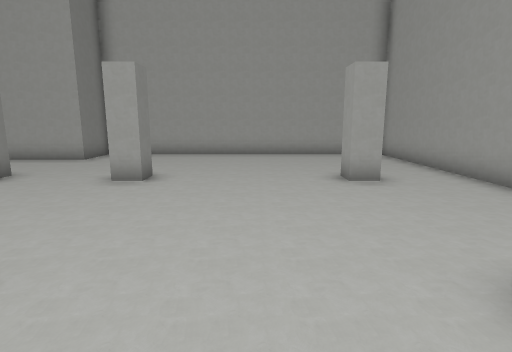
[1] (above)

12 first-person views from a walk through a Unity game level. The camera is 1.4 m above the floor, tilts 10° down and sees 80° across. The floor is counted in squares, 1 m on a side. Each view is taken from the middle of a square. On the plan, view 1 faces up. The plan holds only what a view shows up to about 14 squares ahead; the rest is blank. The player is left out. Some animated figures are not drawn.

[2]
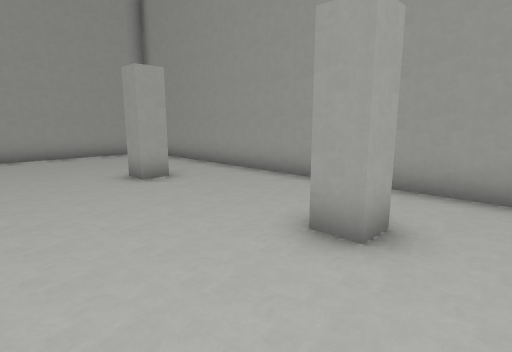

[3]
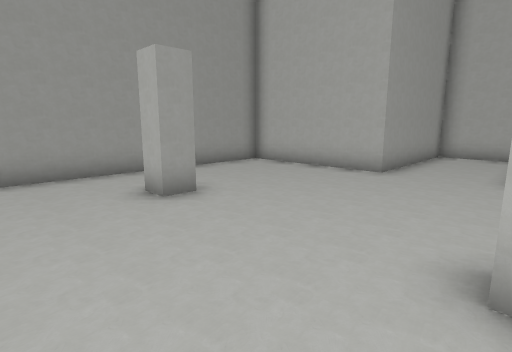

[4]
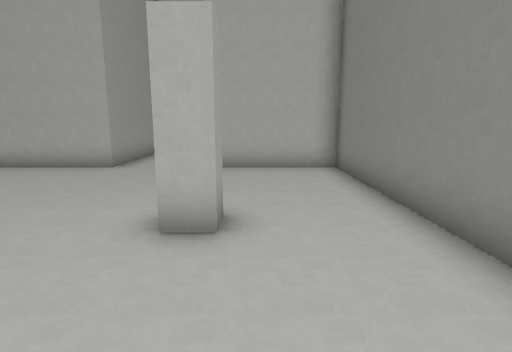

[5]
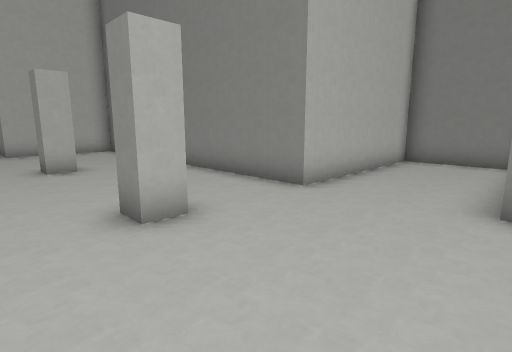

[6]
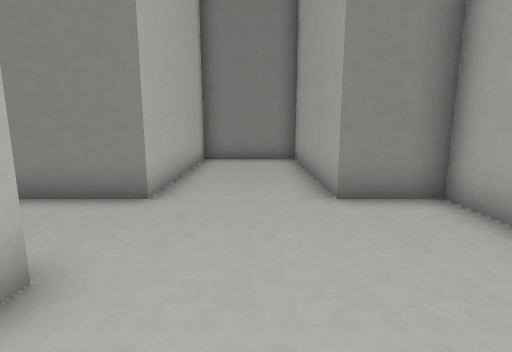

[7]
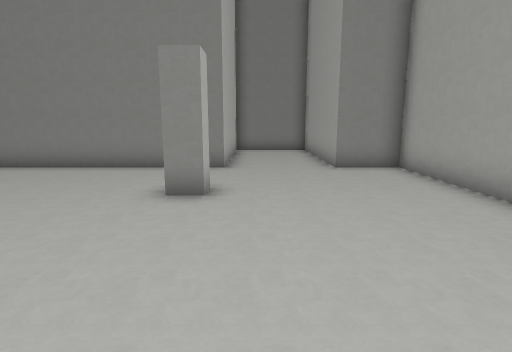

[8]
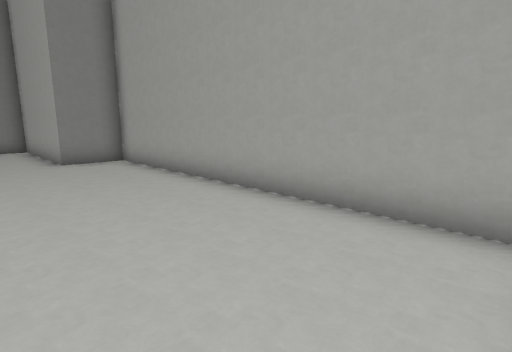

[9]
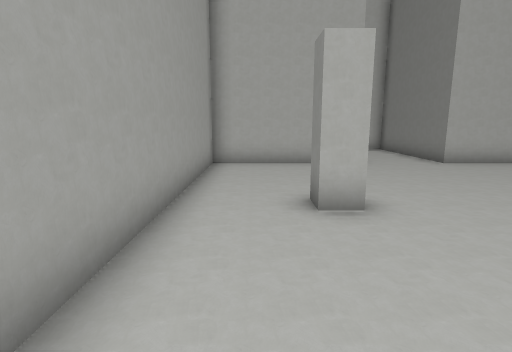

[10]
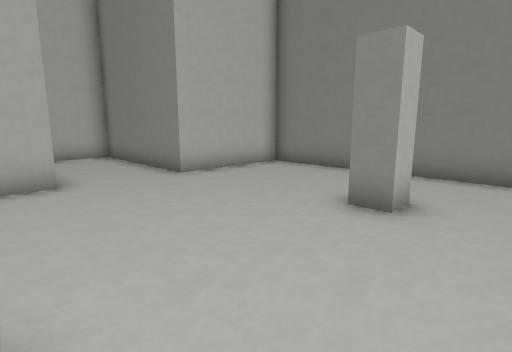

[11]
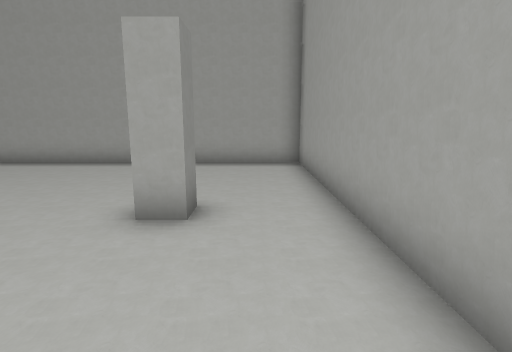

[12]
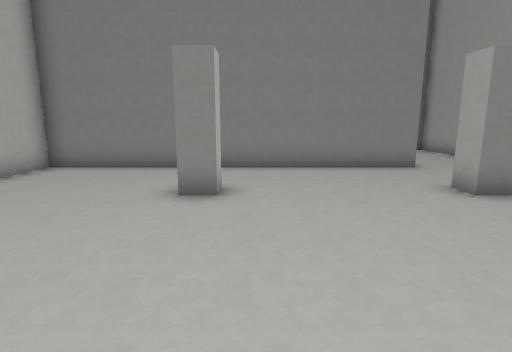

### Floor plan
Points are (right, up) in squares from view 1. A wall is a line through its corners. A room is listed if a view was taken in it or the views show most of it. See-through windows are left out.
Room 1 (views 1, 2, 3, 4, 5, 6, 7, 8, 9, 10, 11, 12)
walls: (-3.6, 8) (-2.8, 8) (-2.8, 7.2) (-3.5, 7.2); (2.3, 2.3) (3, 2.3) (3, 1.5) (2.3, 1.5) (2.3, 2.3); (-3.5, 1.5) (-3.5, 2.3) (-2.8, 2.3) (-2.8, 1.5); (3, 8) (3, 7.2) (2.3, 7.2) (2.3, 8); (-6.5, 8) (-6.5, -3.5) (-2.5, -3.5) (-2.5, -9) (0.5, -9) (0.5, -3.5) (5.5, -3.5) (5.5, 13.5) (-6.5, 13.5) (-6.5, 11.5) (-12.7, 11.5) (-12.7, 8) (-6.5, 8)

Where each view was taken, in squares from view 1:
view 1: 0 up, 0 right, facing up
view 2: 0 up, 1 left, facing up-right
view 3: 5 up, 3 left, facing down-right
view 4: 6 up, 4 left, facing down
view 5: 12 up, 1 left, facing down-left
view 6: 10 up, 1 left, facing left
view 7: 9 up, 3 right, facing left
view 8: 9 up, 5 right, facing up-left
view 9: 7 up, 4 right, facing down
view 10: 4 up, 2 right, facing down-left
view 11: 3 up, 4 right, facing up
view 12: 3 up, 3 right, facing left
